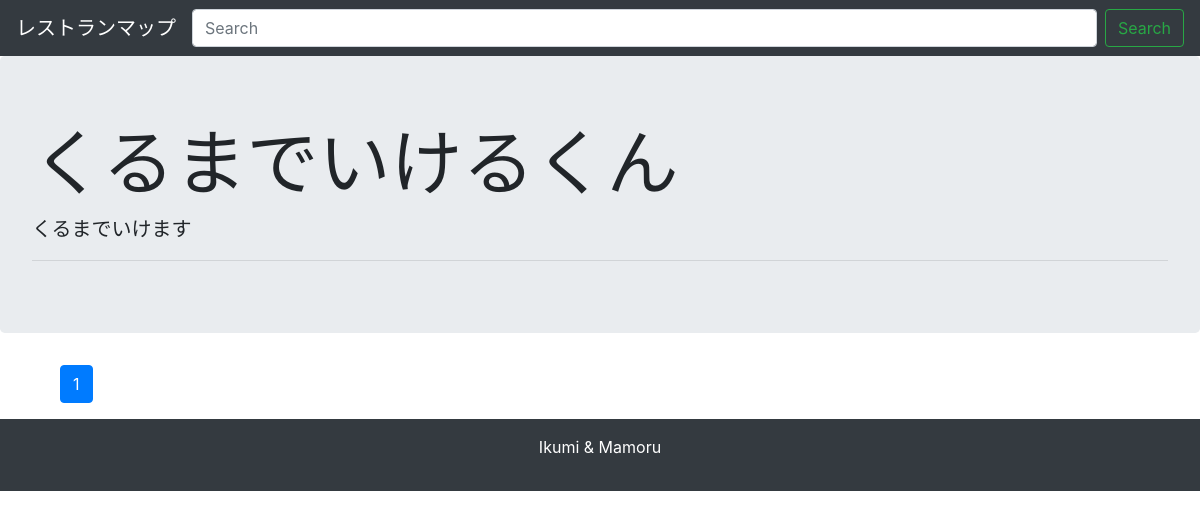
Before: /RestaurantMap/ with the older database file.
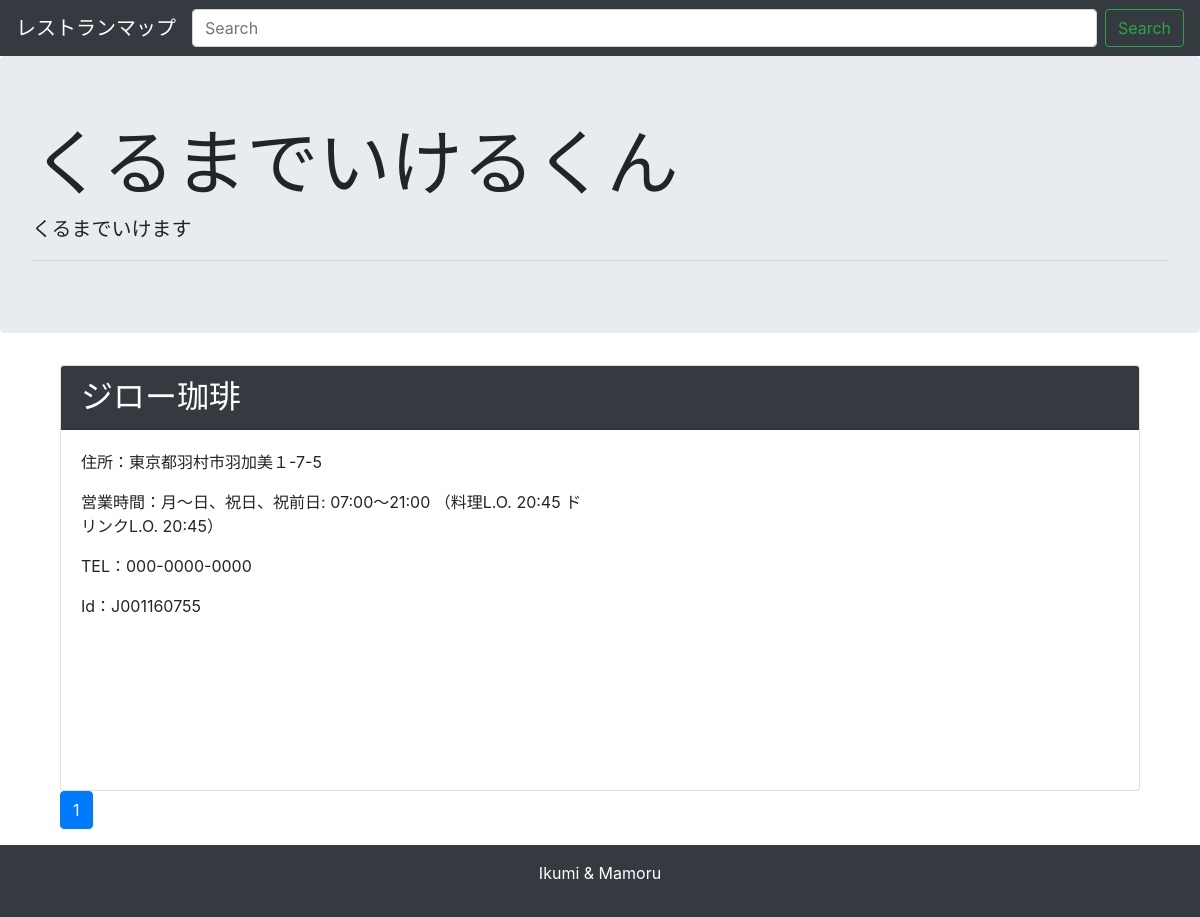
After: the same page with the newer database file.
### RestaurantMap/models.py (models this page shows, shortened)
class Store(models.Model):
    name = models.CharField('店舗名', max_length=255)
    is_wifi = models.BooleanField('WiFi利用有無', default=False)
    address = models.CharField('住所', max_length=255)
    tel = models.CharField('電話番号', max_length=255)
    open_time = models.CharField('営業時間', max_length=255)
    latitude = models.CharField('緯度', max_length=255)
    longitude = models.CharField('経度', max_length=255)
    hotPepper_id = models.CharField('HotPepperId', max_length=255)
    registedDate_at = models.DateTimeField('登録日', default=timezone.now)

### RestaurantMap/views.py (the view)
# urls.py: path('', views.IndexView.as_view(), name='index'),
class IndexView(generic.ListView):
    model = Store
    paginate_by = 10
    def get_context_data(self):
        ctx = super().get_context_data()
        ctx['api_key'] = settings.GOOGLEMAP_API_KEY
        return ctx

### blog/context_processors.py (called while the page is built)
def common(request):
    context = {
        'category_list': Category.objects.all(),
    }
    return context

### blog/models.py (called while the page is built)
    def __str__(self):
        return self.name

### blog/templatetags/mytag.py (called while the page is built)
@register.simple_tag
def url_replace(request, field, value):
    url_dict = request.GET.copy()
    url_dict[field] = value
    return url_dict.urlencode()

### RestaurantMap/templates/RestaurantMap/store_list.html (shortened to what this page needs)
{% extends 'RestaurantMap/base.html' %}
{% load static %}
{% block content %}
{% for store in store_list %}
  <div class="card mb-12">
    <h2 class="card-header bg-dark text-white mb-12">{{ store.name }}</h2>
    <div class="card-body mb-12">
      <div class="row">
        <div class="col-md-6">
          <p>住所：{{ store.address }}</p>
          <p>営業時間：{{ store.open_time }}</p>
          <p>TEL：{{ store.tel }}</p>
          <p>Id：{{ store.hotPepper_id }}</p>
        </div>
        <div class="col-md-6" id="map_{{ store.hotPepper_id }}">
        </div>
      </div>
    </div>
  </div>
{% endfor %}
{% include 'RestaurantMap/page.html' %}
{% endblock %}

Changed rows visible on the page:
added Store: name "ジロー珈琲", address "東京都羽村市羽加美１-7-5", open_time "月～日、祝日、祝前日: 07:00～21:00 （料理L.O. 20:45 ドリンクL.O. 20:45）", tel "000-0000-0000", hotPepper_id "J001160755"
